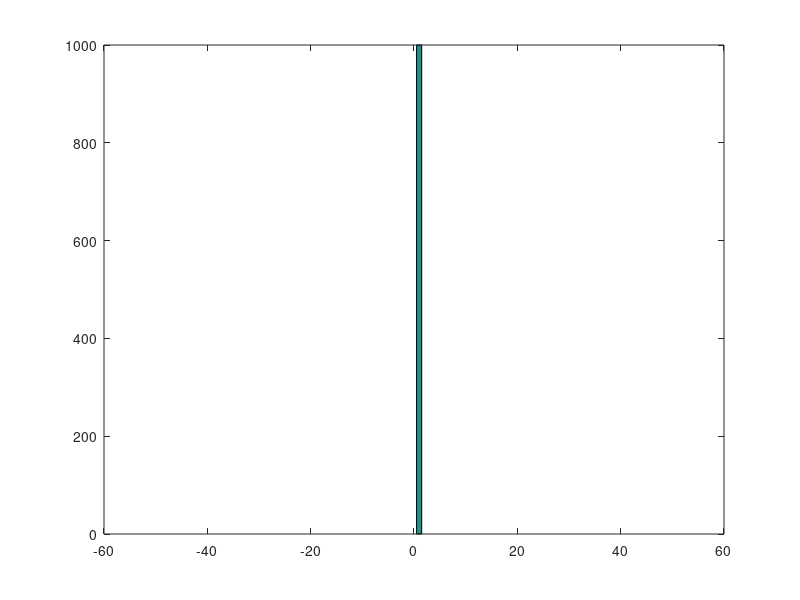
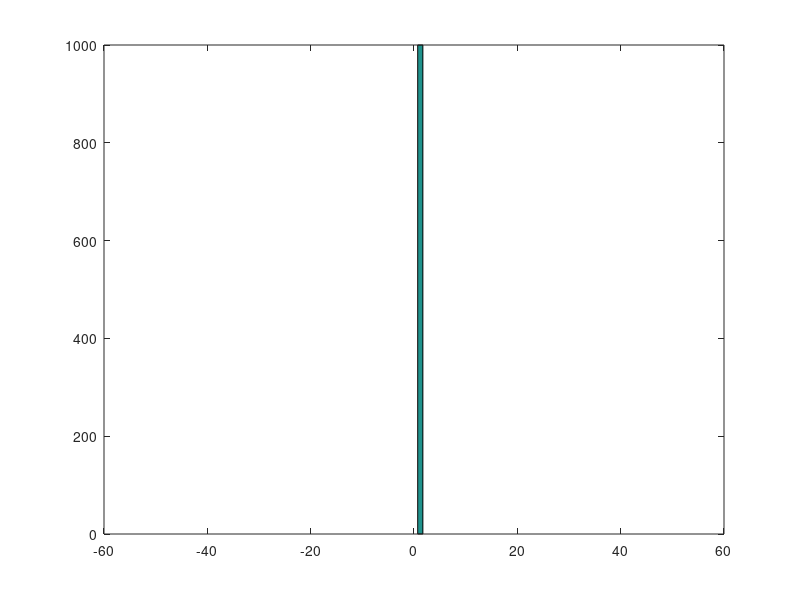
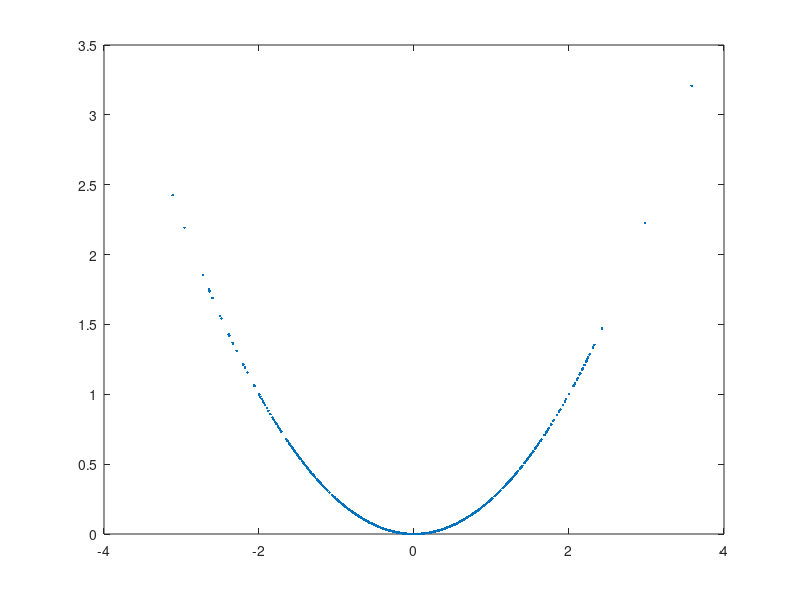

Write MATLAB code to recreate these figures, in order.
clear all
%close all

%% Genero una VA gaussiana de media 1, varianza 1.2
Nexp=1000;

mean_log=zeros(Nexp,1);
var_log=zeros(Nexp,1);


for n=1:Nexp
    randn('seed',1);
    Ngaus=20000;
    my_var = 1.2;
    sigma = sqrt(my_var);
    my_mean = 1;
    x = sigma*randn(Ngaus,1)+my_mean;
    mean_log(n) = mean(x);
    var_log(n) = var(x); % std(x)=sqrt(var(x))
end

var(mean_log)

%%
figure
hist(mean_log,100)
%xlim([0.95,1.05])

%%
 figure
hist(var_log,100)

%%
x = randn(1000,1);
y = 0.25*x.^2;
figure
plot(x,y,'.')
% 
corr(x,y)
